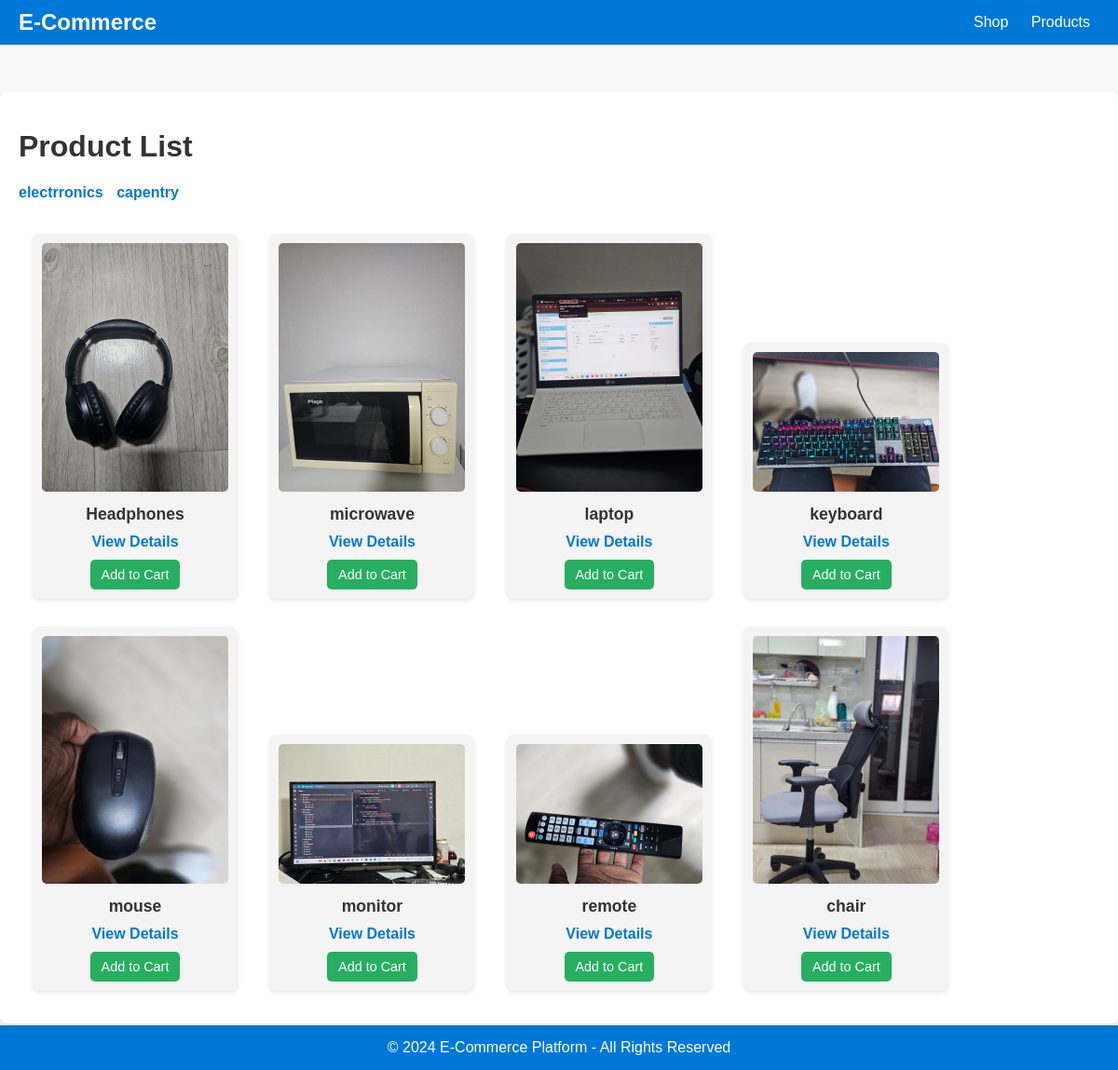
Screenshot of /products/ with the database file from the repository.
### products/models.py (models this page shows, shortened)
class Category(models.Model):
    name = models.CharField(max_length=255)
    slug = models.SlugField(unique=True)

class Product(models.Model):
    name = models.CharField(max_length=255)
    description = models.TextField()
    price = models.DecimalField(max_digits=10, decimal_places=2)
    category = models.ForeignKey(Category, related_name='products', on_delete=models.CASCADE)
    image = models.ImageField(upload_to='product_images/')
    stock = models.PositiveIntegerField()
    is_featured= models.BooleanField(default=False)
    created_at = models.DateTimeField(auto_now_add=True)
    updated_at = models.DateTimeField(auto_now=True)
    slug = models.SlugField(unique=True)

### products/views.py (the view)
# urls.py: path('', views.product_list, name='product_list'),
def product_list(request):
    products = Product.objects.all()
    categories = Category.objects.all()
    selected_category = request.GET.get('category')
    if selected_category:
        products = products.filter(category__slug=selected_category)
    context = {
        'products': products,
        'categories': categories,
    }
    return render(request, 'products/product_list.html', context)

### templates/products/product_list.html (shortened to what this page needs)
<!DOCTYPE html>
<html lang="en">
<head>
</head>
<body>
    <nav>
        <div class="logo">E-Commerce</div>
        <div>
            <a href="/products/shop">Shop</a>
            <a href="/products/product_list">Products</a>
        </div>
    </nav>
    <div class="content">
        <h1>Product List</h1>
        <div class="categories">
            {% for category in categories %}
            <a href="?category={{ category.slug }}">{{ category.name }}</a>
            {% endfor %}
        </div>
        {% for product in products %}
        <div class="product">
            <img src="{{ product.image.url }}" alt="{{ product.name }}">
            <h3>{{ product.name }}</h3>
            <a href="/products/{{ product.slug }}">View Details</a>
            <form method="POST" action="{% url 'add_to_cart' product.id %}">
                <button type="submit">Add to Cart</button>
            </form>
        </div>
        {% endfor %}
    </div>
    <footer>
        &copy; 2024 E-Commerce Platform - All Rights Reserved
    </footer>
</body>
</html>

### templates/products/product_list.html (style rules this page uses)
body { font-family: 'Arial', sans-serif; margin: 0; padding: 0; background-color: #f9f9f9; color: #333; }
nav { background-color: #0078d7; padding: 10px 20px; display: flex; justify-content: space-between; align-items: center; }
nav .logo { font-size: 1.5rem; font-weight: bold; color: #fff; }
nav a { color: #fff; text-decoration: none; margin: 0 10px; }
.content { margin: 50px auto; padding: 20px; max-width: 1200px; background: #fff; border-radius: 8px; box-shadow: 0 4px 8px rgba(0, 0, 0, 0.1); }
.categories { margin-bottom: 20px; }
.categories a { margin-right: 10px; text-decoration: none; color: #0078d7; font-weight: bold; }
.product { display: inline-block; width: 200px; margin: 15px; text-align: center; padding: 10px; background: #f4f4f4; border-radius: 8px; box-shadow: 0 2px 4px rgba(0, 0, 0, 0.1); }
.product img { width: 100%; height: auto; border-radius: 5px; }
.product h3 { font-size: 1.1rem; color: #333; margin: 10px 0; }
.product a { text-decoration: none; color: #0078d7; font-weight: bold; }
.product button { margin-top: 10px; background: #27ae60; color: #fff; border: none; padding: 8px 12px; border-radius: 5px; cursor: pointer; font-size: 0.9rem; }
footer { background-color: #0078d7; color: #fff; text-align: center; padding: 15px 0; position: fixed; bottom: 0; width: 100%; }

### rows the page displays
Category: name "electrronics"
Category: name "capentry"
Product: image (picture), name "Headphones"
Product: image (picture), name "microwave"
Product: image (picture), name "laptop"
Product: image (picture), name "keyboard"
Product: image (picture), name "mouse"
Product: image (picture), name "monitor"
Product: image (picture), name "remote"
Product: image (picture), name "chair"
